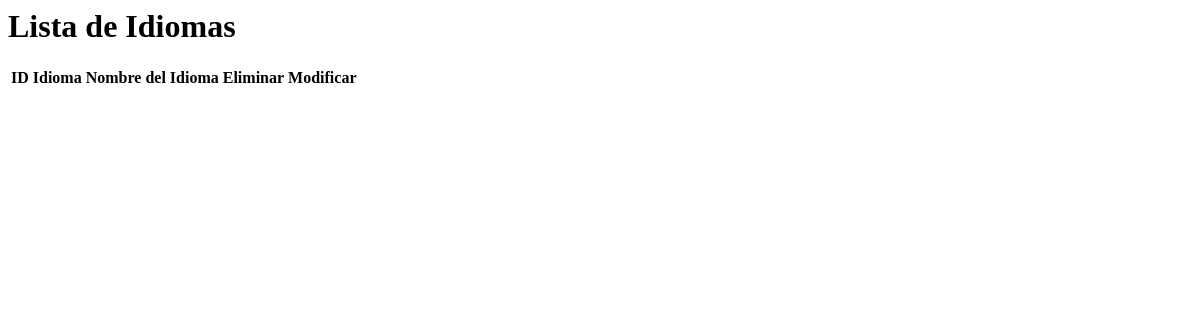
/Datos/cargarIdiomas.php, run on an earlier commit of the app's database.
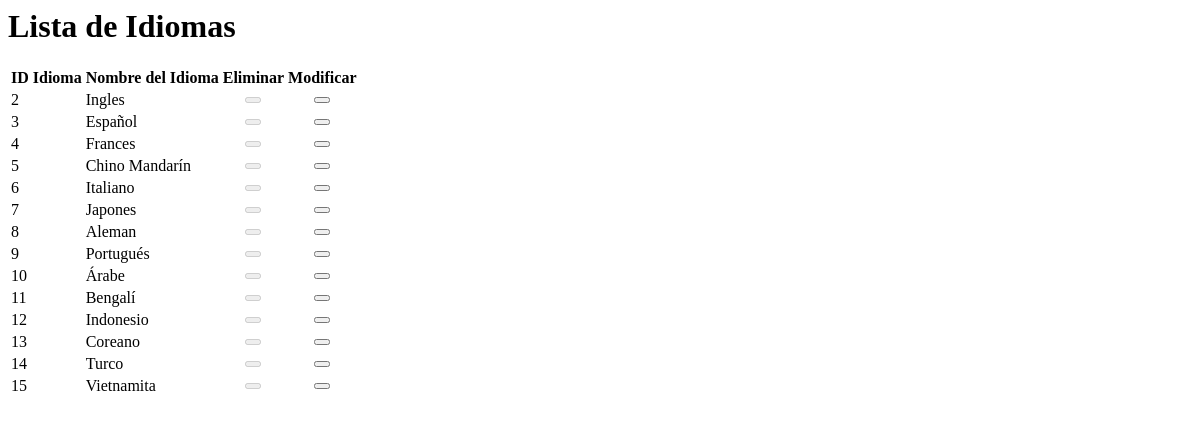
And on a later commit of the database.
### tables this page shows
CREATE TABLE IF NOT EXISTS `idioma` (
  `ID_Idioma` int(11) NOT NULL auto_increment,
  `Idioma` varchar(45) default NULL,
  PRIMARY KEY  (`ID_Idioma`)
);

### Datos/cargarIdiomas.php (the view, shortened to what this page needs)
<?php
 $pame = mysql_query("SELECT * FROM idioma");
?>
<html lang="es">
<head>
</head>
<body>
    <div class="row">
        <div class="col-lg-12">
            <h1 class="page-header">Lista de Idiomas</h1>
        </div>
    </div>
    <div class="table-responsive">
        <table class="table table-bordered table-hover table-striped">
            <thead>
        <tr>
            <th><strong>ID Idioma</strong></th>
            <th><strong>Nombre del Idioma</strong></th>
            <th><strong>Eliminar</strong></th>
            <th><strong>Modificar</strong></th>
        </tr>
            </thead>
      <tbody>
        <?php
        while ($row = mysql_fetch_array($pame)) {
            $id = $row['ID_Idioma'];
         ?>
          <tr>
                  <td id="id4"><?php echo $id ?></td>
                  <td><div class="text" id="npais-<?php echo $id ?>"><?php echo $row['Idioma'] ?></div></td>
                  <?php
                echo'  <td> <center>';
                  if($_SESSION['user_rol'] != 100){
               echo ' <button class="elimina btn btn-danger glyphicon glyphicon-trash" disabled="TRUE"></button>
            </center>  </td> ';
                  }else{
              echo  ' <button class="elimina btn btn-danger glyphicon glyphicon-trash"></button>
                </center></td>';
                  }
                  ?>
            <td>
            <center>
                <button   type="button"  id="editar" href="#" class="editarb btn btn-primary glyphicon glyphicon-edit" >
                </button>
            </center>
            </td>
    </tr>
   <?php } ?>
 </tbody>
    </table>
    </div>
</body>
</html>

What changed in the data, as far as the page shows it:
added idioma: ID_Idioma "2", Idioma "Ingles"
added idioma: ID_Idioma "3", Idioma "Español"
added idioma: ID_Idioma "4", Idioma "Frances"
added idioma: ID_Idioma "5", Idioma "Chino Mandarín"
added idioma: ID_Idioma "6", Idioma "Italiano"
added idioma: ID_Idioma "7", Idioma "Japones"
added idioma: ID_Idioma "8", Idioma "Aleman"
added idioma: ID_Idioma "9", Idioma "Portugués"
added idioma: ID_Idioma "10", Idioma "Árabe"
added idioma: ID_Idioma "11", Idioma "Bengalí"
added idioma: ID_Idioma "12", Idioma "Indonesio"
added idioma: ID_Idioma "13", Idioma "Coreano"
added idioma: ID_Idioma "14", Idioma "Turco"
added idioma: ID_Idioma "15", Idioma "Vietnamita"
